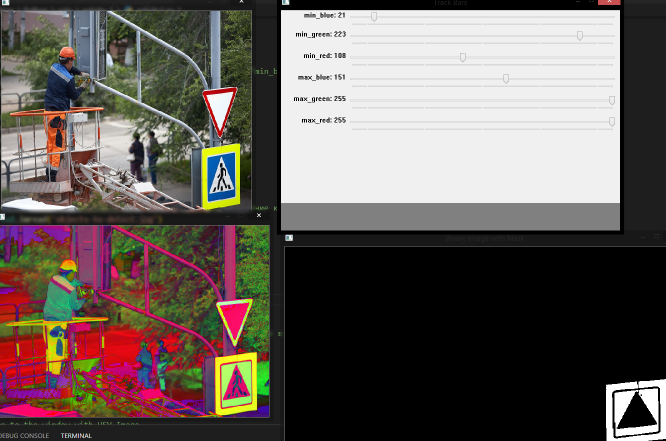
#> input picture filter_example.png, 1331 x 882 px, given in place of objects-to-detect.jpg, which was not available (shown at 1/2 size)
$ python Computer_vision_by_using_color_filters.py   (older library calls are emulated)
#> lines starting #> are read from the running program, lines starting #| are printed output that depends on the picture; after the words box and inside, x2 and y2 are one past the last pixel; in counts of white or black regions, pixels touching at a corner belong together; pictures that were not available may be replaced by others from this repository, and a replacement may not be noted
##############################################################################часть 1 - создание маски##############################################################################
#Идея
# 1)Reading RGB image --> 2)Converting to HSV --> 3)Implementing Mask -->
# -->4)Finding Contour Points -->5) Extracting Rectangle Coordinates -->
# --> 6Drawing Bounding Box --> Putting Label
#
# Result:
# Window with Detected Object, Bounding Box and Label in Real Time

# Importing needed library
import cv2

# Preparing Track Bars
# Defining empty function
def do_nothing(x):
    pass

# Giving name to the window with Track Bars
# And specifying that window is resizable
#создаем окно "Track Bars", даем возможность менять размеры окна когда используем WINDOW_NORMAL
cv2.namedWindow('Track Bars', cv2.WINDOW_NORMAL)

#определяем Track Bars(они помогут найти маску)
#For minimum range
cv2.createTrackbar('min_blue', 'Track Bars', 0, 255, do_nothing) #"min_blue" -имя Track bar; "Track Bars"-имя окна; do_nothing - ф-ция
#> slider 'min_blue' is set to 51
cv2.createTrackbar('min_green', 'Track Bars', 0, 255, do_nothing)
#> slider 'min_green' is set to 51
cv2.createTrackbar('min_red', 'Track Bars', 0, 255, do_nothing)
#> slider 'min_red' is set to 51

# For maximum range
cv2.createTrackbar('max_blue', 'Track Bars', 0, 255, do_nothing)
#> slider 'max_blue' is set to 255
cv2.createTrackbar('max_green', 'Track Bars', 0, 255, do_nothing)
#> slider 'max_green' is set to 255
cv2.createTrackbar('max_red', 'Track Bars', 0, 255, do_nothing)
#> slider 'max_red' is set to 255


#imread() -читаем изображение через opencv  ->он открывает изображение как numpy array ->но он открывает как BGR
image_BGR = cv2.imread('objects-to-detect.jpg')
#> image_BGR is the input picture: shape (882, 1331, 3); mean B, G, R 89.6, 93.9, 102.7
# Resizing image in order to use smaller windows
image_BGR = cv2.resize(image_BGR, (600, 426))
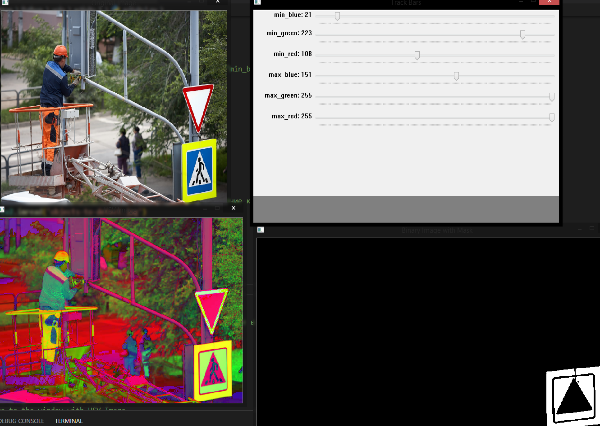
#> image_BGR: shape (426, 600, 3); mean B, G, R 89.6, 93.9, 102.7

# посмотреть исходное изображнеие
# Giving name to the window with Original Image
# And specifying that window is resizable
cv2.namedWindow('Original Image', cv2.WINDOW_NORMAL)
cv2.imshow('Original Image', image_BGR) #imshow() - открыть изображение в окне original image как BGR


# Convert BGR -> HSV
image_HSV = cv2.cvtColor(image_BGR, cv2.COLOR_BGR2HSV)
#> image_HSV: shape (426, 600, 3); mean H, S, V 25.5, 44.7, 107.8

# Showing HSV Image
# Giving name to the window with HSV Image
# And specifying that window is resizable
cv2.namedWindow('HSV Image', cv2.WINDOW_NORMAL)
cv2.imshow('HSV Image', image_HSV)

# #цикл, кот позволяет не закрывать track bars. Его можно было включать, чтобы по кускам проверить код выше.
# while True:
#     if cv2.waitKey(0):
#         breaks


# С помощью Track bar находим маску
while True:
    # выбираем 6 цветов
    # For minimum range
    min_blue = cv2.getTrackbarPos('min_blue', 'Track Bars')
    min_green = cv2.getTrackbarPos('min_green', 'Track Bars')
    min_red = cv2.getTrackbarPos('min_red', 'Track Bars')

    # For maximum range
    max_blue = cv2.getTrackbarPos('max_blue', 'Track Bars')
    max_green = cv2.getTrackbarPos('max_green', 'Track Bars')
    max_red = cv2.getTrackbarPos('max_red', 'Track Bars')

    # Применяем маску к HSV картинке
    # Defining lower bounds and upper bounds for thresholding
    mask = cv2.inRange(image_HSV,
                       (min_blue, min_green, min_red),
                       (max_blue, max_green, max_red))
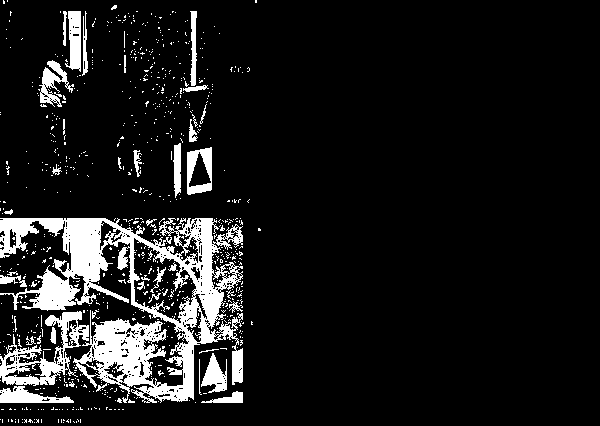
#> mask: shape (426, 600); 10.5% white; 759 white regions (719 under 20 px), largest, box (x1, y1, x2, y2) and area: (0, 218, 243, 403) 16748, (0, 311, 89, 386) 2221, (187, 147, 212, 195) 694

    #4ое окно, кот циклом обновляется по маске
    # Showing Binary Image with implemented Mask
    # Giving name to the window with Mask
    # And specifying that window is resizable
    cv2.namedWindow('Binary Image with Mask', cv2.WINDOW_NORMAL)
    cv2.imshow('Binary Image with Mask', mask)


    # Breaking the loop if 'q' is pressed
    if cv2.waitKey(1) & 0xFF == ord('q'):
#> (key q is pressed here)
        break

# Destroying all opened windows
cv2.destroyAllWindows()

# Printing final chosen Mask numbers
print('min_blue, min_green, min_red = {0}, {1}, {2}'.format(min_blue, min_green,
                                                            min_red))
print('max_blue, max_green, max_red = {0}, {1}, {2}'.format(max_blue, max_green,
                                                            max_red))

"""
Some comments

HSV (hue, saturation, value) colour-space is a model
that is very useful in segmenting objects based on the colour.

With OpenCV function cv2.inRange() we perform basic thresholding operation
to detect an object based on the range of pixel values in the HSV colour-space.
"""
##############################################################################найти объект в реальном времени по маске##############################################################################

"""
Course:  Training YOLO v3 for Objects Detection with Custom Data

Section-1
Quick Win - Step 2: Simple Object Detection by thresholding with mask
File: detecting-object.py
"""

# Detecting Object with chosen Colour Mask
#
# Algorithm:
# Reading RGB image --> Converting to HSV --> Implementing Mask -->
# --> Finding Contour Points --> Extracting Rectangle Coordinates -->
# --> Drawing Bounding Box --> Putting Label
#
# Result:
# Window with Detected Object, Bounding Box and Label in Real Time

# Importing needed library
import cv2

# Defining lower bounds and upper bounds of founded Mask(вставляем рез части 1)
min_blue, min_green, min_red = 21, 222, 70
max_blue, max_green, max_red = 176, 255, 255

# Getting version of OpenCV that is currently used
# Converting string into the list by dot as separator
# and getting first number
v = cv2.__version__.split('.')[0]

# Defining object for reading video from camera
camera = cv2.VideoCapture(0)#0 - встроенная камера, можешь попробовать 1

# Defining loop for catching frames
while True:
    # Capture frame-by-frame from camera
    _, frame_BGR = camera.read()

    # Converting current frame to HSV
    frame_HSV = cv2.cvtColor(frame_BGR, cv2.COLOR_BGR2HSV)
#> frame_HSV: shape (882, 1331, 3); mean H, S, V 24.9, 45.2, 108.1

    # Implementing Mask with founded colours from Track Bars to HSV Image
    mask = cv2.inRange(frame_HSV,
                       (min_blue, min_green, min_red),
                       (max_blue, max_green, max_red))
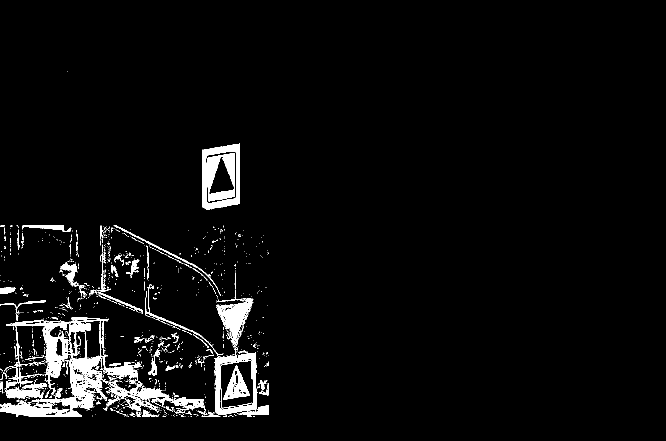
#> mask: shape (882, 1331) (shown at 1/2 size); 3.9% white; 1122 white regions (1030 under 20 px)

    # Showing current frame with implemented Mask
    # Giving name to the window with Mask
    # And specifying that window is resizable
    cv2.namedWindow('Binary frame with Mask', cv2.WINDOW_NORMAL)
    cv2.imshow('Binary frame with Mask', mask)

    # Finding Contours
    # Pay attention!
    # Different versions of OpenCV returns different number of parameters
    # when using function cv2.findContours()

    # In OpenCV version 3 function cv2.findContours() returns three parameters:
    # modified image, found Contours and hierarchy
    # All found Contours from current frame are stored in the list
    # Each individual Contour is a Numpy array of(x, y) coordinates
    # of the boundary points of the Object
    # We are interested only in Contours

    #Найти контуры
    # Checking if OpenCV version 3 is used
    if v == '3':
        _, contours, _ = cv2.findContours(mask, cv2.RETR_TREE, cv2.CHAIN_APPROX_NONE)  #_ =модиф изобр ; contours = найденные контуры

    # In OpenCV version 4 function cv2.findContours() returns two parameters:
    # found Contours and hierarchy
    # All found Contours from current frame are stored in the list
    # Each individual Contour is a Numpy array of(x, y) coordinates
    # of the boundary points of the Object
    # We are interested only in Contours

    # Checking if OpenCV version 4 is used
    else:
        contours, _ = cv2.findContours(mask, cv2.RETR_TREE, cv2.CHAIN_APPROX_NONE)
#> contours = 1709 contours, 1594 with area under 20; largest, box (x1, y1, x2, y2) and area: (0, 637, 407, 834) 20963, (405, 287, 480, 419) 8854, (411, 302, 474, 408) 5822, (415, 306, 470, 403) 4673, (432, 579, 507, 709) 2999

    # Finding the biggest Contour by sorting from biggest to smallest
    contours = sorted(contours, key=cv2.contourArea, reverse=True)

    # Extracting Coordinates of the biggest Contour if any was found
    if contours:
        #если нашли контуры, то нах коорд контура
        # Getting rectangle coordinates and spatial size from biggest Contour
        # Function cv2.boundingRect() is used to get an approximate rectangle
        # around the region of interest in the binary image after Contour was found
        (x_min, y_min, box_width, box_height) = cv2.boundingRect(contours[0])
#> x_min = 0; y_min = 637; box_width = 407; box_height = 197

        #рисуем  рамку по координатам +15 смещение на всякий
        # Drawing Bounding Box on the current BGR frame
        cv2.rectangle(frame_BGR, (x_min - 15, y_min - 15), #верх лев точк
                      (x_min + box_width + 15, y_min + box_height + 15), #прав ниж точка
                      (0, 255, 0), 3)  #цвет рамки

        # Preparing text for the Label
        label = 'Detected Object'

        #надпись рамки
        # Putting text with Label on the current BGR frame
        cv2.putText(frame_BGR, label, (x_min - 5, y_min - 25),
                    cv2.FONT_HERSHEY_SIMPLEX, 1.0, (0, 255, 0), 2)
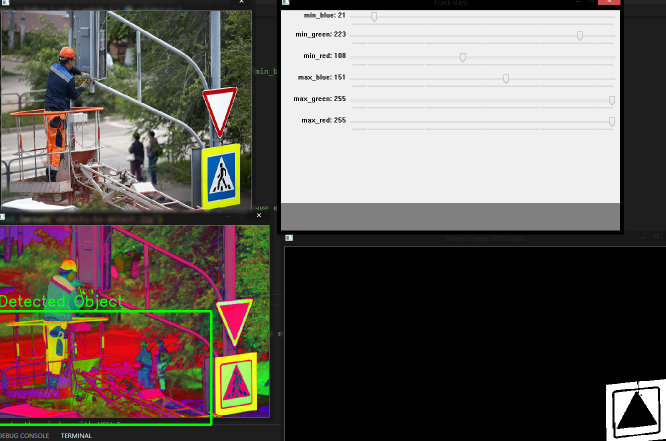
#> frame_BGR: shape (882, 1331, 3) (shown at 1/2 size); mean B, G, R 89.3, 95.1, 102.2

    # Showing current BGR frame with Detected Object
    # Giving name to the window with Detected Object
    # And specifying that window is resizable
    cv2.namedWindow('Detected Object', cv2.WINDOW_NORMAL)
    cv2.imshow('Detected Object', frame_BGR)

    # Breaking the loop if 'q' is pressed
    if cv2.waitKey(1) & 0xFF == ord('q'):
#> (key q is pressed here)
        break

# Destroying all opened windows
cv2.destroyAllWindows()

"""
Some comments

With OpenCV function cv2.findContours() we find
contours of white object from black background.

There are three arguments in cv.findContours() function,
first one is source image, second is contour retrieval mode,
third is contour approximation method.

In OpenCV version 3 three parameters are returned:
modified image, the contours and hierarchy.
Further reading about Contours in OpenCV v3:
https://docs.opencv.org/3.4/d4/d73/tutorial_py_contours_begin.html

In OpenCV version 4 two parameters are returned:
the contours and hierarchy.
Further reading about Contours in OpenCV v4:
https://docs.opencv.org/4.0.0/d4/d73/tutorial_py_contours_begin.html

Contours is a Python list of all the contours in the image.
Each individual contour is a Numpy array of (x,y) coordinates
of boundary points of the object.

Contours can be explained simply as a curve joining all the
continuous points (along the boundary), having same colour or intensity.
"""
